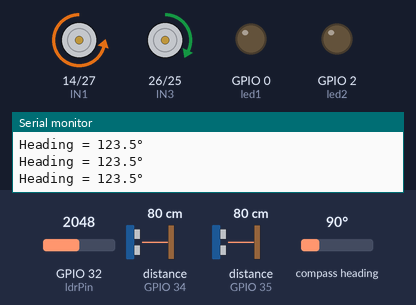
Simulated run of this sketch. Board: ESP32. Shown: motor-driver pin pairs drawn as motors (green arrow = first pin HIGH = forward, orange = second pin HIGH = backward, longer = more drive, scaled by the enable pin), output pins drawn as LEDs (lit = HIGH), the last lines printed to the serial monitor. Wiring (inferred from the names in the program): 2 × ultrasonic range finder: trigger GPIO 18, echo GPIO 34 / trigger GPIO 19, echo GPIO 35; HMC5883L compass at I2C address 0x1E. Inputs (shaded band) come from the test bench; at power-on: distance to the obstacle (sensors on GPIO 34, GPIO 35) 80 cm, GPIO 32 (ldrPin) = 2048, compass heading 90°. The echo pulse lasts 58.3 µs per cm; pins used as bus, display or sensor lines are not drawn.

Above: at 1.3 s.
1.4 s: distance to the obstacle (sensor on GPIO 34) set to 2 cm
At 2.6 s:
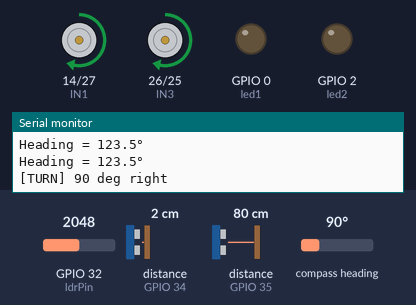
2.9 s: distance to the obstacle (sensor on GPIO 34) set to 13 cm
At 4.59 s:
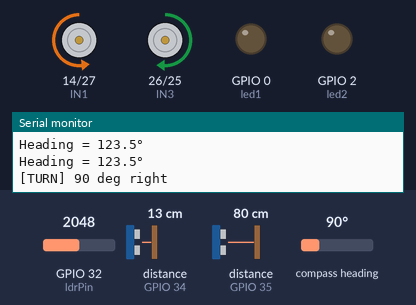
5.9 s: distance to the obstacle (sensor on GPIO 34) set to 16 cm
8.9 s: distance to the obstacle (sensor on GPIO 35) set to 2 cm
At 10.3 s:
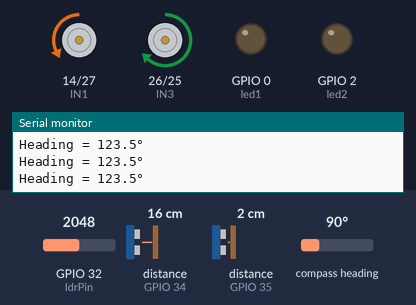
10.6 s: GPIO 32 (ldrPin) set to 1347
12.1 s: GPIO 32 (ldrPin) set to 1236
At 13.4 s:
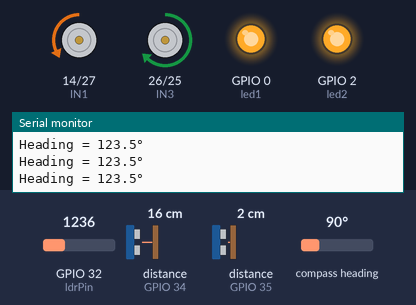
Timing chart, 0 to 14.9 s (numbered marks = the images above; inputs shaded):
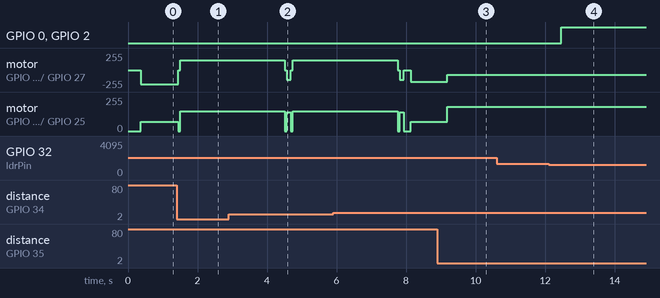

Measured:
- the behaviour switches between 1301 and 1300 on GPIO 32 (ldrPin) (found by bisection; images 3 and 4)
- after the input at 1.4 s, motor on GPIO 14 (IN1) / GPIO 27 (IN2): backward 217/255 → forward 150/255 after 0.05 s; motor on GPIO 26 (IN3) / GPIO 25 (IN4): forward 70/255 → forward 150/255 after 0.05 s
- after the input at 8.9 s, motor on GPIO 14 (IN1) / GPIO 27 (IN2): backward 175/255 → backward 70/255 after 0.28 s; motor on GPIO 26 (IN3) / GPIO 25 (IN4): forward 70/255 → forward 183/255 after 0.28 s
- after the input at 12.1 s, GPIO 0 (led1), GPIO 2 (led2): LOW → HIGH after 0.37 s

The sketch:

Lys-Sensor+magnet.ino
```cpp
#include <Arduino.h>
#include <Wire.h>

/************* Pins *************/
// Front (uændret)
const int trigPinFront = 18;
const int echoPinFront = 34;   // input-only

// Venstre (90° mod væg)  ——> FLYT echo væk fra 21
const int trigPinF90 = 19;
const int echoPinF90 = 35;

// Højre (90°)  ——> FLYT trig væk fra 22
const int trigPinR90 = 5;
const int echoPinR90 = 23;

// (valgfrie)
const int trigPinLeft  = 17;
const int echoPinLeft  = 16;
const int trigPinRight = 4;
const int echoPinRight = 15;


// Motorer (L298N / H-bridge)
const int ENA = 12;  // Højre PWM
const int IN1 = 14;  // Højre retning
const int IN2 = 27;  // (strap-pin på nogle ESP32 — hold lav ved boot)
const int ENB = 33;  // Venstre PWM
const int IN3 = 26;  // Venstre retning
const int IN4 = 25;

// Encodere (LM393)
//const int encLeftPin  = 32;  // venstre hjul
//const int encRightPin = 33;  // højre hjul

/************* Parametre *************/
const int TARGET_SIDE_CM   = 20; // ønsket afstand til venstre væg
const int FRONT_TURN_CM    = 15; // under dette → 90° højresving
const int FRONT_SLOW_CM    = 30; // under dette → skaler basisfart
const int MAX_PWM          = 255;

// Små faste trims (gør højre lidt langsommere)
const int LEFT_TRIM  = 0;
const int RIGHT_TRIM = 8;   // 5–12 typisk

const int ldrPin = 32;   // <-- flyt LDR til en ADC1-pin: 32/33/34/35/36/39
const int led1  = 0;
const int led2  = 2;

int threshold = 1300;    // justér efter dine målinger (0–4095)

// Grundhastigheder (kan justeres løbende)
int baseLeft  = 140;
int baseRight = 145;

// Sidekorrektion (PD)
float Kp = 4.5f;          // proportional bid (cm → PWM)
float Kd = 2.0f;          // dæmper zig-zag
const int CORR_MAX = 80;  // max styrekorrektion i PWM
const int CTRL_DT_MS = 20;
const int ERR_DEADBAND_CM = 1; // lille dødbånd

// For at undgå bak i normal vægfølgning:
const int MIN_FWD_PWM = 70;

/************* Geometri til 90°-sving *************/
const float wheelDiameter_mm = 65.0f;
const float ticksPerRev      = 40.0f;        // sæt korrekt for jeres encoder
const float TRACK_MM         = 120.0f;       // mål hjulafstand (midt–midt)
const float mmPerTick        = (PI * wheelDiameter_mm) / ticksPerRev;
// Teori: arc for 90° pivot = pi*TRACK/4
const int   TICKS_TURN_90    = (int)round((TRACK_MM / (4.0f * wheelDiameter_mm)) * ticksPerRev);

/************* Encoder / hastighed *************/
volatile uint32_t ticksL = 0, ticksR = 0;
volatile uint32_t lastTickL_us = 0, lastTickR_us = 0;
const uint32_t minTickSpacingUs = 300;

unsigned long lastSpeedMs = 0;
uint32_t prevTL = 0, prevTR = 0;
float vL_f = 0, vR_f = 0;
const float VEL_ALPHA = 0.5f;

// PI-match (gør venstre/højre lige hurtige)
// +bias: højre er hurtigere → træk fra højre, læg til venstre
float Kv = 3.0f;   // P-gain (cm/s → PWM)
float Ki = 0.8f;   // I-gain
float bias = 0.0f;
const float BIAS_MAX = 25.0f;
const int   BIAS_SLEW = 5;

// HMC5883L (0x1E) – enkel init/læs/heading
#define MAG_SDA   22
#define MAG_SCL   21
#define MAG_ADDR  0x1E

// Justér hvis modulet vender “skævt”
#define MAG_SWAP_XY  0      // 0 normal, 1 byt X/Y
#define MAG_FLIP_X   1      // 1 normal, -1 invertér X
#define MAG_FLIP_Y   1      // 1 normal, -1 invertér Y
const float MAG_MOUNT_OFFSET_DEG = -30.0f;   // din værdi

static inline void mapAxes(int16_t x,int16_t y, float &mx,float &my){
  float rx = x;
  float ry = y;
  mx = (MAG_SWAP_XY ? ry : rx) * (float)MAG_FLIP_X;
  my = (MAG_SWAP_XY ? rx : ry) * (float)MAG_FLIP_Y;
}


// --- Robust I2C: langsom clock, timeout, retries og bus-clear ved fejl ---
static void i2cClearBus(int sclPin=MAG_SCL, int sdaPin=MAG_SDA) {
  pinMode(sclPin, OUTPUT_OPEN_DRAIN);
  pinMode(sdaPin, INPUT_PULLUP);
  for (int i=0; i<9 && digitalRead(sdaPin)==LOW; ++i) {
    digitalWrite(sclPin, HIGH); delayMicroseconds(5'000);
    digitalWrite(sclPin, LOW);  delayMicroseconds(5'000);
  }
  digitalWrite(sclPin, HIGH); delayMicroseconds(5'000);
  pinMode(sdaPin, OUTPUT_OPEN_DRAIN);
  digitalWrite(sdaPin, HIGH); delayMicroseconds(5'000);
}

static bool magInit(){
  Wire.begin(MAG_SDA, MAG_SCL);
  Wire.setClock(50000);     // 50 kHz = mere tolerant end 100 kHz
  Wire.setTimeOut(30);      // ms – så hænger requestFrom ikke
  // CRA: 8x avg, 15 Hz, normal
  Wire.beginTransmission(MAG_ADDR); Wire.write(0x00); Wire.write(0x70); if (Wire.endTransmission()!=0) return false;
  // CRB: gain 1.3 Ga
  Wire.beginTransmission(MAG_ADDR); Wire.write(0x01); Wire.write(0x20); if (Wire.endTransmission()!=0) return false;
  // Mode: continuous
  Wire.beginTransmission(MAG_ADDR); Wire.write(0x02); Wire.write(0x00); if (Wire.endTransmission()!=0) return false;
  delay(10);
  return true;
}

static bool magReadXYZ_once(int16_t &x,int16_t &y,int16_t &z){
  Wire.beginTransmission(MAG_ADDR); Wire.write(0x03);
  if (Wire.endTransmission(false)!=0) return false;
  if (Wire.requestFrom(MAG_ADDR,(uint8_t)6,true)!=6) return false;
  uint8_t b[6]; for(int i=0;i<6;i++) b[i]=Wire.read();
  x=(int16_t)((b[0]<<8)|b[1]);  // X
  z=(int16_t)((b[2]<<8)|b[3]);  // Z
  y=(int16_t)((b[4]<<8)|b[5]);  // Y
  if (x==-4096 || y==-4096 || z==-4096) return false; // overflow
  return true;
}

static bool magReadXYZ(int16_t &x,int16_t &y,int16_t &z){
  // op til 3 forsøg; hvis 2. fejler -> bus-clear + reinit
  for (int attempt=0; attempt<3; ++attempt){
    if (magReadXYZ_once(x,y,z)) return true;
    if (attempt==0) { delay(5); continue; }
    if (attempt==1) { i2cClearBus(); magInit(); delay(10); continue; }
  }
  return false;
}


// Returnér kompasretning i grader [0..360)
static float magHeadingDeg(){
  int16_t x,y,z;
  if (!magReadXYZ(x,y,z)) return NAN;   // ingen re-init her
  float mx,my;
  mapAxes(x,y,mx,my);                   // <--- manglede!
  const float decl = 3.5f; // ~DK
  float hd = atan2f(my, mx) * 180.0f / PI + decl - MAG_MOUNT_OFFSET_DEG;
  if (hd < 0)   hd += 360.0f;
  if (hd >= 360.0f) hd -= 360.0f;
  return hd;
}


// Hjælpere til vinkler
static inline float angDiffDeg(float a, float b){
  float d = a - b;
  while (d > 180.f) d -= 360.f;
  while (d < -180.f) d += 360.f;
  return d; // i [-180..180]
}

/************* Utils *************/
int clampi(int v, int lo, int hi){ return v<lo?lo:(v>hi?hi:v); }
int slew(int cur, int tgt, int step){ if (tgt>cur) return min(tgt,cur+step); if (tgt<cur) return max(tgt,cur-step); return cur; }

/************* Encoders ISR *************/
void IRAM_ATTR isrEncLeft()  {
  uint32_t n = micros();
  if (n - lastTickL_us >= minTickSpacingUs) { ticksL++; lastTickL_us = n; }
}
void IRAM_ATTR isrEncRight() {
  uint32_t n = micros();
  if (n - lastTickR_us >= minTickSpacingUs) { ticksR++; lastTickR_us = n; }
}

/************* Ultralyd *************/
int readUltrasonicCM(int trigPin, int echoPin) {
  digitalWrite(trigPin, LOW);  delayMicroseconds(2);
  digitalWrite(trigPin, HIGH); delayMicroseconds(8);
  digitalWrite(trigPin, LOW);
  unsigned long us = pulseIn(echoPin, HIGH, 30000UL);
  if (us == 0) return 400;       // intet ekko → “meget langt væk”
  return (int)((us * 0.5f) / 29.412f + 0.5f);
}

/************* Motorstyring (uden LEDC) *************/
void setRightMotor(int pwm, bool forward) {
  pwm = clampi(pwm, 0, MAX_PWM);
  digitalWrite(IN1, forward ? LOW : HIGH);  // Højre frem: IN1 LOW, IN2 HIGH
  digitalWrite(IN2, forward ? HIGH : LOW);
  analogWrite(ENA, pwm);
}
void setLeftMotor(int pwm, bool forward) {
  pwm = clampi(pwm, 0, MAX_PWM);
  digitalWrite(IN3, forward ? HIGH : LOW);  // Venstre frem: IN3 HIGH, IN4 LOW
  digitalWrite(IN4, forward ? LOW  : HIGH);
  analogWrite(ENB, pwm);
}
void stopAll() {
  analogWrite(ENA, 0);
  analogWrite(ENB, 0);
  // valgfri bremse:
  // digitalWrite(IN1, HIGH); digitalWrite(IN2, HIGH);
  // digitalWrite(IN3, HIGH); digitalWrite(IN4, HIGH);
}

/************* Køre-funktioner *************/
void forwardDrive(int pwmL, int pwmR) {
  // Gulv så vi ikke ender i utilsigtet bak ved normal vægfølgning
  pwmL = clampi(pwmL, MIN_FWD_PWM, MAX_PWM);
  pwmR = clampi(pwmR, MIN_FWD_PWM, MAX_PWM);
  setLeftMotor (pwmL, true);
  setRightMotor(pwmR, true);
}
void spinRight(int pwm = 170) {  // venstre frem, højre tilbage
  setLeftMotor (pwm, true);
  setRightMotor(pwm, false);
}

/************* 90° højresving m. encodere *************/
void turnRight90_mag() {
  if (!magInit()) { Serial.println("[MAG] init fail, fallback encoders"); return /*eller kald din encoder-funktion*/; }

  // Læs start-retning og nulstil akkumuleret vinkel
  float hPrev = magHeadingDeg();
  while (isnan(hPrev)) { delay(10); hPrev = magHeadingDeg(); }
  float accum = 0.0f;

  // Start pivot: venstre frem, højre tilbage
  const int pwmTurn = 150;
  setLeftMotor (pwmTurn, true);
  setRightMotor(pwmTurn, false);

  const uint32_t T_MAX = 3000;     // sikkerhedstimeout (ms)
  const float    TARGET = -90.0f;  // højresving = negativ akkumuleret vinkel
  const float    TOL    = 4.0f;    // ± tolerance i grader
  const uint32_t MIN_SPIN_MS = 200;

  uint32_t t0 = millis();
  uint32_t last = t0;

  while (millis() - t0 < T_MAX) {
    float h = magHeadingDeg();
    if (!isnan(h)) {
      float d = angDiffDeg(h, hPrev);        // signed step [-180..180]
      hPrev = h;
      // Smid urealistiske spring (spike filter)
      if (fabsf(d) < 40.0f) accum += d;      // 40°/sample er rigeligt ved ~8–20 Hz

      // Stop-kriterie: vi har roteret ~ -90° og kørt lidt tid
      if ((millis() - t0) > MIN_SPIN_MS && fabsf(accum - TARGET) <= TOL) break;
    }
    delay(15);
  }

  stopAll(); delay(60);
  // “fald i hak” en anelse frem
  forwardDrive(clampi(baseLeft, 80, 230), clampi(baseRight, 80, 230));
  delay(120);
  stopAll();
  Serial.printf("[MAG] turn accum=%.1f°\n", accum);
}


/************* Hastigheds-PI (opdater ~10 Hz) *************/
void updateSpeedPI() {
  unsigned long now = millis();
  if (now - lastSpeedMs < 100) return;
  uint32_t dMs = now - lastSpeedMs; lastSpeedMs = now;

  noInterrupts(); uint32_t tL = ticksL, tR = ticksR; interrupts();
  uint32_t dTL = tL - prevTL, dTR = tR - prevTR; prevTL = tL; prevTR = tR;

  float vL = (dMs > 0) ? ((dTL * mmPerTick) / 10.0f) / (dMs / 1000.0f) : 0.0f;
  float vR = (dMs > 0) ? ((dTR * mmPerTick) / 10.0f) / (dMs / 1000.0f) : 0.0f;
  vL_f = (1.0f - VEL_ALPHA) * vL_f + VEL_ALPHA * vL;
  vR_f = (1.0f - VEL_ALPHA) * vR_f + VEL_ALPHA * vR;

  // eV > 0 ⇒ højre hurtigere end venstre
  float eV = vR_f - vL_f;

  static float I = 0.0f;
  I += eV * (dMs / 1000.0f);
  float maxI = (BIAS_MAX) / max(0.001f, Ki);
  I = constrain(I, -maxI, maxI);

  float biasTarget = Kv * eV + Ki * I;
  biasTarget = constrain(biasTarget, -BIAS_MAX, BIAS_MAX);

  int cur = (int)round(bias);
  int tgt = (int)round(biasTarget);
  bias = (float)slew(cur, tgt, BIAS_SLEW);

  // Debug (valgfri)
  // Serial.printf("vR=%.1f vL=%.1f eV=%.2f bias=%.1f\n", vR_f, vL_f, eV, bias);
}

// --- PD-styring state ---
float prevErr = 0.0f;
unsigned long lastCtrlMs = 0;

/************* Setup *************/
void setup() {
  Serial.begin(115200);

  magInit();   // klar magnetometeret fra start

  pinMode(led1, OUTPUT);
  pinMode(led2, OUTPUT);

  // Sensorpins
  pinMode(trigPinFront, OUTPUT);
  pinMode(echoPinFront, INPUT);
  pinMode(trigPinF90, OUTPUT);
  pinMode(echoPinF90, INPUT);
  pinMode(trigPinR90,OUTPUT);
  pinMode(echoPinR90,INPUT);

  // (valgfri log)
  pinMode(trigPinLeft,  OUTPUT); pinMode(echoPinLeft,  INPUT);
  pinMode(trigPinRight, OUTPUT); pinMode(echoPinRight, INPUT);

  // Motorretning
  pinMode(IN1, OUTPUT); pinMode(IN2, OUTPUT);
  pinMode(IN3, OUTPUT); pinMode(IN4, OUTPUT);

  // Sørg for sikre niveauer ved boot (vigtigt for GPIO12)
  digitalWrite(IN1, LOW); digitalWrite(IN2, LOW);
  digitalWrite(IN3, LOW); digitalWrite(IN4, LOW);
  stopAll();
  delay(150);

  // Encodere
  //pinMode(encLeftPin,  INPUT_PULLUP);
  //pinMode(encRightPin, INPUT_PULLUP);
  //attachInterrupt(digitalPinToInterrupt(encLeftPin),  isrEncLeft,  RISING);
  //attachInterrupt(digitalPinToInterrupt(encRightPin), isrEncRight, RISING);

  lastSpeedMs = millis();
  lastCtrlMs  = millis();

  Serial.println("Start OK (no LEDC)");
}

/************* Loop *************/
void loop() {
  // 1) Læs sensorer
  int f = readUltrasonicCM(trigPinFront,  echoPinFront);
  int s = readUltrasonicCM(trigPinF90, echoPinF90); // venstre væg (90°)
  int raw = analogRead(ldrPin);

  // 2) 90° højresving når fronten er meget tæt
  if (f > 0 && f < FRONT_TURN_CM) {
    Serial.println("[TURN] 90 deg right");
    stopAll(); delay(40);
    turnRight90_mag();
    return;
  }

  float h = magHeadingDeg();
  if (!isnan(h)) {
    Serial.printf("Heading = %.1f°\n", h);
  } else {
    Serial.println("Mag read fail");
  }
  delay(200);  // ca. 5 Hz

  // 3) Opdater hastigheds-PI (holder L/R lige)
  updateSpeedPI();

  // 4) Fartnedskalering hvis noget er foran (uden at bakke)
  int baseDynL = baseLeft;
  int baseDynR = baseRight;
  if (f > 0 && f < FRONT_SLOW_CM) {
    // skaler begge baser lineært mellem minCruise og maxBase når f går fra FRONT_TURN_CM→FRONT_SLOW_CM
    const int lo = FRONT_TURN_CM, hi = FRONT_SLOW_CM;
    const int minCruise = 100;
    int cl = clampi(f, lo, hi);
    int scaled = minCruise + (int)((long)(cl - lo) * (max(baseLeft, baseRight) - minCruise) / (hi - lo));
    baseDynL = clampi(scaled, 80, 230);
    baseDynR = clampi(scaled, 80, 230);
  }

  // 5) Venstre-væg PD-kontrol
  unsigned long now = millis();
  if (now - lastCtrlMs >= CTRL_DT_MS) {
    float dt = (now - lastCtrlMs) / 1000.0f;
    lastCtrlMs = now;

    // Fejl: positiv når vi er for TÆT på væggen (så skal vi styre mod højre)
    // e = TARGET - målt
    float e = (float)TARGET_SIDE_CM - (float)s;

    // D-led
    float de = (e - prevErr) / max(0.001f, dt);
    prevErr = e;

    // Dødbånd for at undgå flakken
    if (fabs(e) < ERR_DEADBAND_CM) e = 0.0f;

    // Hvis ingen ekko (s≈400), så “søger” vi let mod væggen (dvs. drej lidt venstre)
    if (s >= 380) {
      e = -2.0f;   // lille negativ fejl → u negativ → drej venstre
      de = 0.0f;
    }

    // Styre-korrektion u (PWM)
    float uf = Kp * e + Kd * de;
    int   u  = clampi((int)lroundf(uf), -CORR_MAX, CORR_MAX);

    // Sammensæt PWM’er
    // u>0 ⇒ for tæt på venstre væg ⇒ drej HØJRE: højre langsommere, venstre hurtigere
    int pwmL = baseDynL + LEFT_TRIM + (int)lroundf(bias) + u;
    int pwmR = baseDynR - RIGHT_TRIM - (int)lroundf(bias) - u;

    // Gulv/loft og kør
    pwmL = clampi(pwmL, MIN_FWD_PWM, MAX_PWM);
    pwmR = clampi(pwmR, MIN_FWD_PWM, MAX_PWM);
    forwardDrive(pwmL, pwmR);

    // Debug (valgfri)
     //Serial.printf("f=%d s=%d e=%.2f u=%d bias=%.1f pwmL=%d pwmR=%d\n", f, s, e, u, bias, pwmL, pwmR);
     //Serial.print(hPrev);
  }

  if (raw > threshold) {          // mørkt → tænd
    digitalWrite(led1, LOW);
    digitalWrite(led2, LOW);
  } else {                        // lyst → sluk
    digitalWrite(led1, HIGH);
    digitalWrite(led2, HIGH);
  }

  // lille pause så loop ikke spinner alt for hurtigt mellem kontrolopdateringer
  delay(2);
}
```
